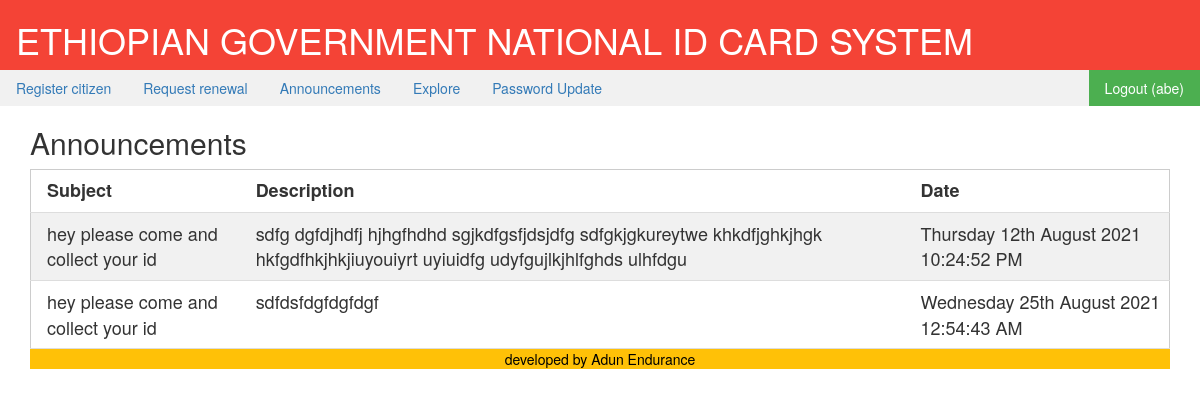
Page /viewannouncements.php (signed in) on the committed database.
### tables this page shows
CREATE TABLE `announcements` (
  `id` int(22) NOT NULL,
  `subject` varchar(255) NOT NULL,
  `description` varchar(255) NOT NULL,
  `date` varchar(255) NOT NULL
);

### include.php (called while the page is built, shortened)
<?php
if(isset($_SESSION['username']))
 {
	$current = $_SESSION['username'];
 }
 ?>

### viewannouncements.php (the view, shortened to what this page needs)
<?php
include('include.php');
?>
<!DOCTYPE html>
<html>
<link rel="stylesheet" href="style/w3.css">
<link rel="stylesheet" href="style/bootstrap.min.css">
<body>
<div class="w3-container w3-red">
  <h1>ETHIOPIAN GOVERNMENT NATIONAL ID CARD SYSTEM</h1>
</div>
  <ul class="w3-navbar w3-light-grey">
    <li><a href="standard_user.php">Register citizen</a></li>
     <li><a href="request renewal.php">Request renewal</a></li>
    <li><a href="viewannouncements.php">Announcements</a></li>
    <li><a href="explore.php">Explore</a></li>
    <li><a href="account.php">Password Update</a></li>
<li class="w3-right"><a class="w3-green" href="logout.php">Logout (<?php echo"$current"; ?>)</a></li>
  </ul>
  <div class="container">
<h2>Announcements</h2>
  <table class="w3-table-all w3-large">
    <tr>
      <th>Subject</th>
      <th>Description</th>
       <th>Date</th>
    </tr>
<?php
  include 'database_configuration.php';
$sql = "SELECT * FROM announcements";
$result = $conn->query($sql);
if ($result->num_rows > 0) {
    while($row = $result->fetch_assoc()) {
        echo "<tr><td>". $row["subject"]. "</td><td>" . $row["description"]. "</td><td>" . $row["date"];
    }
} else {
    print '
</table><div class="w3-panel w3-leftbar w3-light-grey">
  <p class="w3-xlarge w3-serif">
  <i><b>0</b> Announcement(s) found on DataBase</i></p>
</div>';
}
?>
  </table>
   <footer class="w3-footer w3-amber">
<p style="text-align:center" Color:red> developed by Adun Endurance</p>
</footer>

### style/w3.css (style rules this page uses)
*,*:before,*:after { box-sizing:inherit }
html { -ms-text-size-adjust:100%;-webkit-text-size-adjust:100% }
body { margin:0 }
article,aside,details,figcaption,figure,footer,header,main,menu,nav,section,summary { display:block }
a { background-color:transparent;-webkit-text-decoration-skip:objects }
html,body { font-family:Verdana,sans-serif;font-size:15px;line-height:1.5 }
html { overflow-x:hidden }
h1,h2,h3,h4,h5,h6,.w3-slim,.w3-wide { font-family:"Segoe UI",Arial,sans-serif }
h1 { font-size:36px }
h2 { font-size:30px }
h1,h2,h3,h4,h5,h6 { font-weight:400;margin:10px 0 }
a { color:inherit }
.w3-table,.w3-table-all { border-collapse:collapse;border-spacing:0;width:100%;display:table }
.w3-table-all { border:1px solid #ccc }
.w3-bordered tr,.w3-table-all tr { border-bottom:1px solid #ddd }
.w3-table-all tr:nth-child(odd) { background-color:#fff }
.w3-table-all tr:nth-child(even) { background-color:#f1f1f1 }
.w3-table td,.w3-table th,.w3-table-all td,.w3-table-all th { padding:8px 8px;display:table-cell;text-align:left;vertical-align:top }
.w3-table th:first-child,.w3-table td:first-child,.w3-table-all th:first-child,.w3-table-all td:first-child { padding-left:16px }
.w3-navbar { list-style-type:none;margin:0;padding:0;overflow:hidden }
.w3-navbar li { float:left }
.w3-navbar li a,.w3-navitem { display:block;padding:8px 16px }
.w3-navbar a,.w3-topnav a,.w3-sidenav a,.w3-dropdown-content a,.w3-accordion-content a,.w3-dropnav a { text-decoration:none!important }
.w3-btn,.w3-btn-floating,.w3-dropnav a,.w3-btn-floating-large,.w3-btn-block,.w3-hover-shadow,.w3-hover-opacity,.w3-hover-opacity-off, .w3-navbar a,.w3-sidenav a,.w3-pagination li a,.w3-hoverable tbody tr,.w3-hoverable li,.w3-accordion-content a,.w3-dropdown-content a,.w3-dropdown-click:hover,.w3-dropdown-hover:hover,.w3-opennav,.w3-closenav,.w3-closebtn, .w3-hover-amber,.w3-hover-aqua,.w3-hover-blue,.w3-hover-light-blue,.w3-hover-brown,.w3-hover-cyan,.w3-hover-blue-grey,.w3-hover-green,.w3-hover-light-green,.w3-hover-indigo,.w3-hover-khaki,.w3-hover-lime,.w3-hover-orange,.w3-hover-deep-orange,.w3-hover-pink, .w3-hover-purple,.w3-hover-deep-purple,.w3-hover-red,.w3-hover-sand,.w3-hover-teal,.w3-hover-yellow,.w3-hover-white,.w3-hover-black,.w3-hover-grey,.w3-hover-light-grey,.w3-hover-dark-grey,.w3-hover-text-amber,.w3-hover-text-aqua,.w3-hover-text-blue,.w3-hover-text-light-blue, .w3-hover-text-brown,.w3-hover-text-cyan,.w3-hover-text-blue-grey,.w3-hover-text-green,.w3-hover-text-light-green,.w3-hover-text-indigo,.w3-hover-text-khaki,.w3-hover-text-lime,.w3-hover-text-orange,.w3-hover-text-deep-orange,.w3-hover-text-pink,.w3-hover-text-purple, .w3-hover-text-deep-purple,.w3-hover-text-red,.w3-hover-text-sand,.w3-hover-text-teal,.w3-hover-text-yellow,.w3-hover-text-white,.w3-hover-text-black,.w3-hover-text-grey,.w3-hover-text-light-grey,.w3-hover-text-dark-grey { -webkit-transition:background-color .3s,color .15s,box-shadow .3s,opacity 0.3s;transition:background-color .3s,color .15s,box-shadow .3s,opacity 0.3s }
.w3-container:after,.w3-panel:after,.w3-row:after,.w3-row-padding:after,.w3-topnav:after,.w3-clear:after,.w3-btn-group:before,.w3-btn-group:after,.w3-btn-bar:before,.w3-btn-bar:after { content:"";display:table;clear:both }
.w3-right { float:right!important }
.w3-large { font-size:18px!important }
.w3-container { padding:0.01em 16px }
.w3-amber,.w3-hover-amber:hover { color:#000!important;background-color:#ffc107!important }
.w3-green,.w3-hover-green:hover { color:#fff!important;background-color:#4CAF50!important }
.w3-red,.w3-hover-red:hover { color:#fff!important;background-color:#f44336!important }
.w3-light-grey,.w3-hover-light-grey:hover { color:#000!important;background-color:#f1f1f1!important }

### rows in the picture
announcements: subject "hey please come and collect your id", description "sdfg dgfdjhdfj hjhgfhdhd sgjkdfgsfjdsjdfg sdfgkjgkureytwe khkdfjghkjhgk hkfgdfhkjhkjiuyouiyrt uyiuidfg udyfgujlkjhlfghds ulhfdgu", date "Thursday 12th August 2021 10:24:52 PM"
announcements: subject "hey please come and collect your id", description "sdfdsfdgfdgfdgf", date "Wednesday 25th August 2021 12:54:43 AM"

### other values in the picture
$current "abe"
